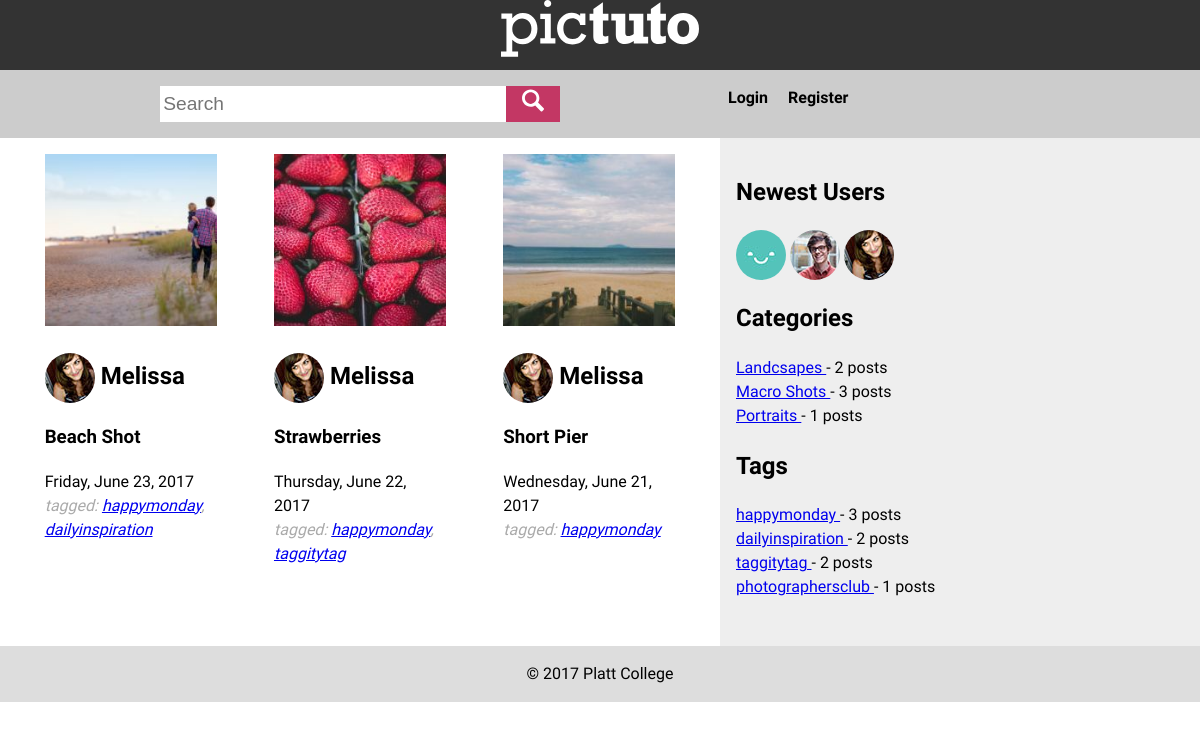
The page /tag.php?tag_id=1 on the database its author committed.
### tables this page shows
CREATE TABLE IF NOT EXISTS `posts` (
`post_id` smallint(6) NOT NULL,
  `title` varchar(256) NOT NULL,
  `body` text NOT NULL,
  `image` varchar(256) NOT NULL,
  `date` datetime NOT NULL,
  `category_id` tinyint(4) NOT NULL,
  `user_id` tinyint(4) NOT NULL,
  `allow_comments` tinyint(1) NOT NULL,
  `is_published` tinyint(1) NOT NULL
);

CREATE TABLE IF NOT EXISTS `users` (
`user_id` tinyint(4) NOT NULL,
  `username` varchar(40) NOT NULL,
  `password` varchar(40) NOT NULL,
  `email` varchar(254) NOT NULL,
  `is_admin` tinyint(1) NOT NULL,
  `bio` varchar(256) NOT NULL,
  `profile_pic` varchar(40) NOT NULL,
  `join_date` datetime NOT NULL,
  `secret_key` varchar(40) NOT NULL
);

CREATE TABLE IF NOT EXISTS `tags` (
`tag_id` mediumint(9) NOT NULL,
  `name` varchar(256) NOT NULL
);

CREATE TABLE IF NOT EXISTS `categories` (
`category_id` smallint(6) NOT NULL,
  `name` varchar(40) NOT NULL
);

### tag.php (the view, shortened to what this page needs)
<?php
require('header.php');
$tag_id = $_GET['tag_id'];
?>
<main class="content">
	<?php
	$query = "SELECT *
	FROM posts, tags, post_tags, users
	WHERE posts.is_published = 1
	AND tags.tag_id = $tag_id
	AND tags.tag_id = post_tags.tag_id
	AND posts.post_id = post_tags.post_id
	AND users.user_id = posts.user_id
	ORDER BY posts.date DESC
	LIMIT 10";
	$result = $db->query($query);
	if( $result->num_rows >= 1 ){
		while( $row = $result->fetch_assoc() ){
		?>
			<article class="medium-post">
				<a href="single.php?post_id=<?php echo $row['post_id'] ?>">
				<img src="<?php image_url($row['post_id'], 'medium') ?>" class="post-image">
				</a>
					<h2 class="user-card">
						<a href="profile.php?user_id=<?php echo $row['user_id']; ?>">
							<?php show_profile_pic($row['user_id']); ?>
							<?php echo $row['username']; ?>
						</a>
					</h2>
					<h3><?php echo $row['title']; ?></h3>
					<div class="post-info">
						<?php echo convert_date($row['date']); ?>
						<?php show_post_tags($row['post_id']); ?>
					</div>
				</article>
	<?php
		}
	}
	else{
		echo 'Invalid cate.';
	}
	?>
</main>
<?php include('sidebar.php'); ?>
<?php include('footer.php'); ?>

### functions.php (shortened to what this page needs)
<?php
function convert_date( $timestamp ){
	$date = new DateTime( $timestamp );
	return $date->format('l, F j, Y');
}
function show_post_tags($post_id){
	global $db;
	$query = "SELECT tags.*
	FROM tags, post_tags
	WHERE post_tags.post_id = $post_id
	AND post_tags.tag_id = tags.tag_id";
	$result = $db->query($query);
	if($result->num_rows >= 1){
		while($row = $result->fetch_assoc()){
			$tags[] =  '<a href="tag.php?tag_id='. $row['tag_id'] .'">' . $row['name'] . '</a>';
		}
		echo '<span class="tags">tagged: ' . implode(', ', $tags) . '</span>';
	}
}
		?>
	<?php
function show_profile_pic( $user_id, $size = 'thumb' ){
	global $db;
	$query = "SELECT profile_pic FROM users
			WHERE user_id = $user_id
			LIMIT 1";
	$result = $db->query($query);
	if( $result->num_rows == 1 ){
		$row = $result->fetch_assoc();
			echo '<img src="http://localhost/melissa-php-0517/image-app/uploads/' . $row['profile_pic'] . '_' . $size . '.jpg" alt="Profile Picture" class="profile_pic">';
	}
}
function image_url($post_id = 0, $size = 'medium'){
	global $db;
	$query = "SELECT image FROM posts WHERE post_id = $post_id LIMIT 1";
	$result = $db->query($query);
	$row = $result->fetch_assoc();
	if($row['image']){
		echo 'uploads/' . $row['image'] . '_' . $size . '.jpg';
	}
}

### sidebar.php (shortened to what this page needs)
<aside class="sidebar">
	<?php
	$query 	= "SELECT *
				FROM users
				ORDER BY join_date DESC
				LIMIT 5";
	$result = $db->query($query);
	if( $result->num_rows >= 1 ){
	 ?>
	<section>
		<h2>Newest Users</h2>
		<?php while( $row = $result->fetch_assoc() ){ ?>
			<a class="profile-pic" href="profile.php?user_id=<?php echo $row['user_id']; ?>" title="<?php echo $row['username']; ?>'s Profile"><?php show_profile_pic($row['user_id']); ?></a>
		<?php }
		?>
	</section>
	<?php }  ?>
	<?php
	$query 	= "SELECT categories.*, COUNT(*) AS total
			FROM categories , posts
			WHERE categories.category_id = posts.category_id
			GROUP BY categories.category_id
			ORDER BY categories.name ASC
			LIMIT 5";
	$result = $db->query($query);
	if( $result->num_rows >= 1 ){?>
	<section>
		<h2>Categories</h2>
		<ul>
		<?php while( $row = $result->fetch_assoc() ){ ?>
			<li><a href="category.php?cat_id=<?php echo $row['category_id'] ?>"><?php echo $row['name'] ?> </a>
			- <?php echo $row['total']; ?> posts</li>
		<?php }
		$result->free(); ?>
		</ul>
	</section>
	<?php } ?>
	<?php
	$query 	= "SELECT tags.*, COUNT(*) AS total
			FROM tags, posts, post_tags
			WHERE posts.post_id = post_tags.post_id
			AND tags.tag_id = post_tags.tag_id
			GROUP BY tags.tag_id
			ORDER BY total DESC";
	$result = $db->query($query);
	if( $result->num_rows >= 1 ){?>
	<section>
		<h2>Tags</h2>
		<ul>
		<?php while( $row = $result->fetch_assoc() ){ ?>
			<li><a href="tag.php?tag_id=<?php echo $row['tag_id'] ?>"><?php echo $row['name'] ?> </a>
			- <?php echo $row['total']; ?> posts</li>
		<?php }
		$result->free(); ?>
		</ul>
	</section>
	<?php } ?>
</aside>

### styles/style.css (style rules this page uses)
html { box-sizing:border-box; background-color:white; }
html * { box-sizing: inherit; }
body { font-family: "Libre Franklin", "Arial", sans-serif; margin: 0; line-height: 1.5; overflow-x: hidden; }
.content { padding:1em; display: flex; flex-wrap: wrap; justify-content: space-between; align-items: flex-start; }
article { flex-grow: 1; max-width:400px; margin:0 auto 4em; max-width:25%; }
.content img { max-width: 100%; height: auto; }
.sidebar { padding:1em; background-color:#eee; clear:both; }
ul, li { margin: 0; padding: 0; list-style-type: none; }
.user-card img, .profile-pic img { border-radius: 500px; vertical-align: middle; }
.user-card a { text-decoration: none; color:inherit; }
span.tags { display: block; color:#aaa; font-style: italic; }
@media screen and (min-width:800px) { .content, .search-bar { width:60%; } }
@media screen and (min-width:800px) { .sidebar, .menu { width:40%; clear: none; } }

### rows shown on the page
posts: image (picture), user.profile_pic (placeholder picture), user.username "Melissa", title "Beach Shot", date "Friday, June 23, 2017", tags.name "happymonday dailyinspiration", tags ","
posts: image (picture), user.profile_pic (placeholder picture), user.username "Melissa", title "Strawberries", date "Thursday, June 22, 2017", tags.name "happymonday taggitytag", tags ","
posts: image (picture), user.profile_pic (placeholder picture), user.username "Melissa", title "Short Pier", date "Wednesday, June 21, 2017", tags.name "happymonday"
users: profile_pic (placeholder picture)
users: profile_pic (placeholder picture)
users: profile_pic (placeholder picture)
categories: name "Landcsapes", total "2"
categories: name "Macro Shots", total "3"
categories: name "Portraits", total "1"
tags: name "happymonday", total "3"
tags: name "dailyinspiration", total "2"
tags: name "taggitytag", total "2"
tags: name "photographersclub", total "1"
